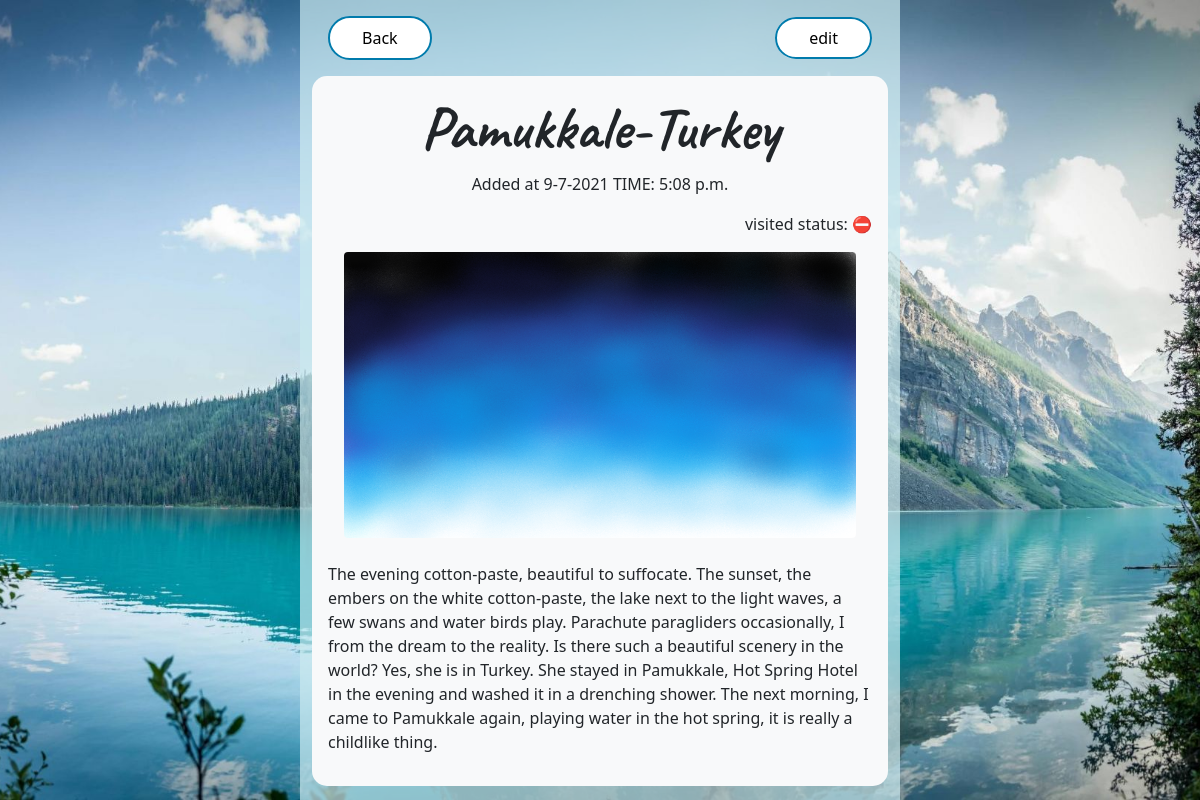
Page /details/2/ (signed in) on the committed database.
### main/models.py (models this page shows)
class Place(models.Model):
    user = models.ForeignKey(User, on_delete=models.CASCADE, null=True, blank=True)
    name = models.CharField(max_length=255)
    country = models.CharField(max_length=255)
    image = models.ImageField(
        upload_to='places/',
        null=True,
        blank=True )
    description = models.TextField(null=True, blank=True)
    date = models.DateTimeField(auto_now_add=True)
    visited = models.BooleanField(default=False)
    def __str__(self):
        return self.name + '-' + self.country
    class Meta:
        ordering = ['visited']

### main/views.py (the view)
# urls.py: path('details/<int:pk>/', PlaceDetail.as_view(), name='details'),
class PlaceDetail(LoginRequiredMixin, DetailView):
    model = Place
    context_object_name = 'details'

### main/templates/main/place_detail.html
{% extends 'main/body.html' %}
{% block content %}
    <div class="row p-3 intro">
        <div class="col-6">
            <div class="d-flex justify-content-start intro">
                <a class="a-btn" href="{% url 'places' %}">Back</a>
            </div>
        </div>
        <div class="col-6 text-end">
            <a class="a-btn" href="{% url 'update' details.id %}">edit</a>
        </div>
    </div>
    <div class="card-body bg-light" style="border-radius: 15px;">
    {% if details %}
        <h3 class="title">{{details}}</h3>
        <p style="text-align: center;">Added at {{details.date.day}}-{{details.date.month}}-{{details.date.year}} TIME: {{details.date.time}}</p>
        {% if details.visited %}
            <p class="text-end">visited status: ✅</p>
        {% else %}
            <p class="text-end">visited status: ⛔️</p>
        {% endif %}
        {% if details.image %}
        <div class="text-center">
            <img class="rounded" src="{{ details.image.url}}" style="max-height:512px; max-width:512px">
        </div>
        {% else %}
        <div class="text-center p-10" style="border: 1px solid black;">
                <h3 class="card-body p-10">Add Image</h3>
        </div>
        {% endif %}
        {% if details.description %}
        <p class="mt-4">{{details.description}}</p>
        {% else %}
        <div class="text-center mt-8 p-5">
                <h5>Add Description</h5>
        </div>
        {% endif %}
    {% endif %}
</div>
{% endblock content %}

### static/css/style.css (style rules this page uses)
* { margin:0; padding: 0; box-sizing: border-box; }
body, .list-row { min-height: 100vh; }
.intro { align-items: center; }
.a-btn { text-decoration: none; color: black; padding: 8px 32px; font-size: 16px; border: 2px solid rgb(0, 123, 172); border-radius: 25px; background-color: white; cursor: pointer; }
.title { text-align: center; font-weight: 800; font-family: 'Caveat', cursive; font-size: 60px; }

### rows in the picture
Place: name+country "Pamukkale-Turkey", date.day "9", date.month "7", date.year "2021", date.time "5:08 p.m.", image (picture), description "The evening cotton-paste, beautiful to suffocate. The sunset, the embers on the white cotton-paste, the lake next to the light waves, a few swans and water birds play. Parachute paragliders occasionally, I from the dream to the reality. Is there such a beautiful scenery in the world? Yes, she is in Turkey. She stayed in Pamukkale, Hot Spring Hotel in the evening and washed it in a drenching shower. The next morning, I came to Pamukkale again, playing water in the hot spring, it is really a childlike thing."
